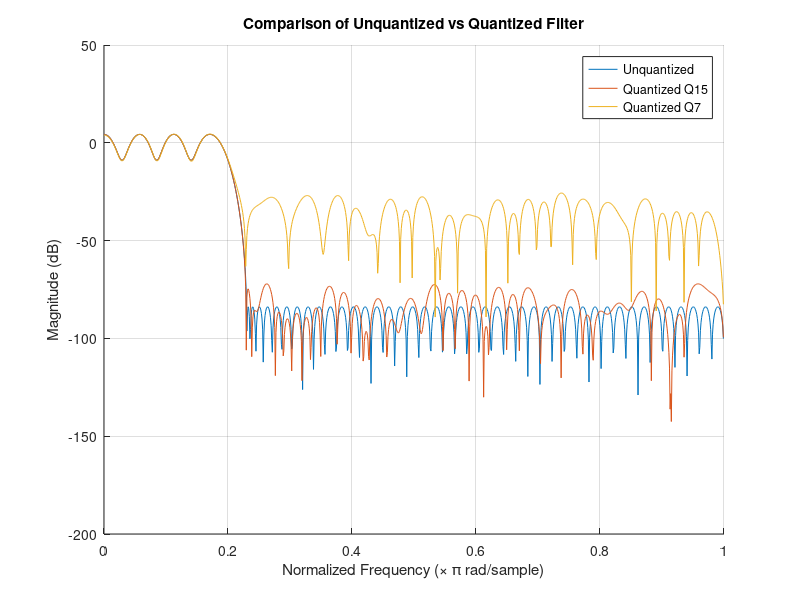

MATLAB code for this plot:

clear; close all; clc;

N = 100;                  
f_pass = 0.2;            
f_stop = 0.23;           
freq_bands = [0 f_pass f_stop 1];
desired    = [1 1 0 0];
wstop = 10^(80/20); % Stopband weight for 80 dB attenuation
weights    = [1 wstop];      

h_unquant = firpm(N-1, freq_bands, desired, weights);

[H_unquant, w] = freqz(h_unquant, 1, 1024);

H_unquant_dB = 20*log10(abs(H_unquant));

B = 15;  % using Q15 format 31

scaling_factor = 2^B;
h_scaled       = round(h_unquant * scaling_factor);

h_scaled = min(max(h_scaled, -32768), 32767);

h_quant = h_scaled / scaling_factor;

[H_quant, wq] = freqz(h_quant, 1, 1024);
H_quant_dB = 20*log10(abs(H_quant));

B_7 = 7;  % using Q8 format

scaling_factor_7 = 2^B_7;
h_scaled_7       = round(h_unquant * scaling_factor_7);

h_scaled_7 = min(max(h_scaled_7, -32768), 32767);

h_quant_7 = h_scaled_7 / scaling_factor_7;

[H_quant_7, wq_7] = freqz(h_quant_7, 1, 1024);
H_quant_dB_7 = 20*log10(abs(H_quant_7));

figure;
hold on;
plot(w/pi, H_unquant_dB, 'DisplayName','Unquantized');
plot(wq/pi, H_quant_dB, 'DisplayName','Quantized Q15');
plot(wq_7/pi, H_quant_dB_7, 'DisplayName','Quantized Q7');
xlabel('Normalized Frequency (\times \pi rad/sample)');
ylabel('Magnitude (dB)');
title('Comparison of Unquantized vs Quantized Filter');
grid on;
legend('show');

fid = fopen('fir_coefficients.hex', 'w');

for k = 1:length(h_scaled)
    val_int16 = int16(h_scaled(k));
    val_uint16 = typecast(val_int16, 'uint16');
    fprintf(fid, '%04X\n', val_uint16);
end

fclose(fid);

